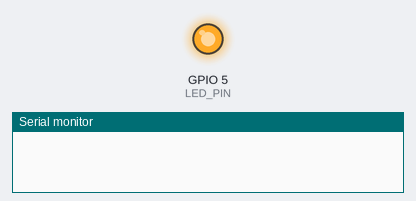
Recording of a sketch running on a simulated ESP8266 (NodeMCU). Parts: output pins drawn as LEDs (lit = HIGH), the last lines printed to the serial monitor. WiFi joins after 1.5 s; servers stay silent unless stated.

Above: at 0.1 s.
At 2.1 s:
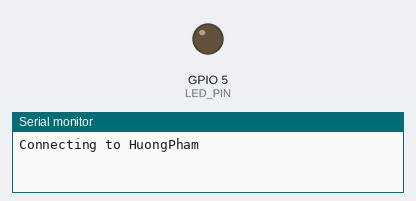
Timing chart, 0 to 3.6 s (numbered marks = the images above):
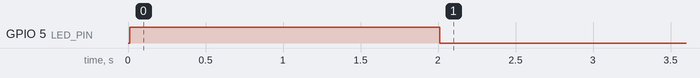

The sketch:

ESP8266_LED_Control.ino
```cpp
// Raspberry Pi Talking To WiFi Things Part 2
// Control a LED connected to an ESP8266 by sending it commands over a
// simple socket connection.  Also uses a multicast-DNS listener to expose
// the server under the mDNS name 'esp8266-thing.local'.
// Based on the WiFiWebServer example in the ESP8266 Arduino repository.
// Author: Tony DiCola
#include <ESP8266WiFi.h>
#include <ESP8266mDNS.h>


// Configuration:
#define WIFI_NAME       "HuongPham"  // Your WiFi AP.
#define WIFI_PASSWORD   "trang123456" // Your WiFi AP password.
#define LED_PIN         5                // 2 Pin connected to the LED.
#define SERVER_PORT     5000             // Port the server will listen for connections.
#define SERVER_NAME     "esp8266-thing"  // mDNS name to use for the server.


// Create an instance of the server listening on the server port.
WiFiServer server(SERVER_PORT);

void setup() {
  Serial.begin(115200);
  delay(10);

  // Setup LED and turn it off.
  pinMode(LED_PIN, OUTPUT);
  digitalWrite(LED_PIN, HIGH);
  delay(2000);
  digitalWrite(LED_PIN, LOW);

  // Connect to WiFi network
  Serial.println();
  Serial.println();
  Serial.print("Connecting to ");
  Serial.println(WIFI_NAME);

  WiFi.begin(WIFI_NAME, WIFI_PASSWORD);

  while (WiFi.status() != WL_CONNECTED) {
    delay(500);
    Serial.print(".");
  }
  Serial.println("");
  Serial.println("WiFi connected");

  // Start the server
  server.begin();
  Serial.println("Server started");

  // Print the IP address
  Serial.println(WiFi.localIP());

  // Setup mDNS responder.
  if (!MDNS.begin(SERVER_NAME)) {
    Serial.println("Error setting up MDNS responder!");
    while(1) {
      delay(1000);
    }
  }
}

void loop() {
  // Check if a client has connected.
  WiFiClient client = server.available();
  if (!client) {
    // No client connected, start the loop over again.
    return;
  }

  // Read a line of input.
  // Use a simple character buffer instead of Arduino's String class
  // because String uses dynamic memory which can be problematic with low
  // memory chips.
  char received[5] = {0};
  if (client.readBytesUntil('\n', received, 4) == 0) {
    // Exceeded 1 second timeout waiting for data.
    // Send the client an error and then disconnect them by starting the
    // loop over again (which will clean up and close the client connection).
    client.println("ERROR: Timeout!");
    client.flush();
    return;
  }

  // Match the command.
  if (strncmp(received, "ON", 2) == 0) {
    // Turn the LED on!
    digitalWrite(LED_PIN, HIGH);
    client.println("LED ON!");
  }
  else if (strncmp(received, "OFF", 3) == 0) {
    // Turn the LED off!
    digitalWrite(LED_PIN, LOW);
    client.println("LED OFF!");
  }
  else {
    // Unknown command, send an error and exit early to close the connection.
    client.println("ERROR: Unknown command!");
    client.flush();
    return;
  }

  // Client will automatically be disconnected at the end of the loop!
  // Call flush to make sure any queued up data finishes sending to the client.
  client.flush();
}
```
